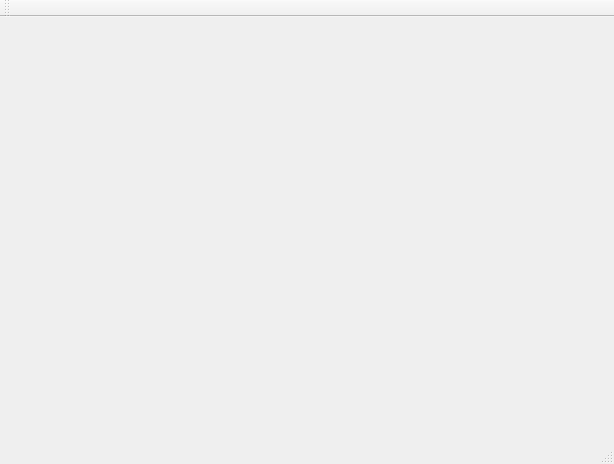
<?xml version="1.0" encoding="UTF-8"?>
<ui version="4.0">
 <class>MainWindow</class>
 <widget class="QMainWindow" name="MainWindow">
  <property name="geometry">
   <rect>
    <x>0</x>
    <y>0</y>
    <width>614</width>
    <height>464</height>
   </rect>
  </property>
  <property name="windowTitle">
   <string>MainWindow</string>
  </property>
  <widget class="QWidget" name="centralWidget">
   <layout class="QHBoxLayout" name="horizontalLayout">
    <item>
     <layout class="QGridLayout" name="gridLayout"/>
    </item>
   </layout>
  </widget>
  <widget class="QMenuBar" name="menuBar">
   <property name="geometry">
    <rect>
     <x>0</x>
     <y>0</y>
     <width>614</width>
     <height>33</height>
    </rect>
   </property>
  </widget>
  <widget class="QToolBar" name="mainToolBar">
   <attribute name="toolBarArea">
    <enum>TopToolBarArea</enum>
   </attribute>
   <attribute name="toolBarBreak">
    <bool>false</bool>
   </attribute>
  </widget>
  <widget class="QStatusBar" name="statusBar"/>
 </widget>
 <layoutdefault spacing="6" margin="11"/>
 <resources/>
 <connections/>
</ui>
